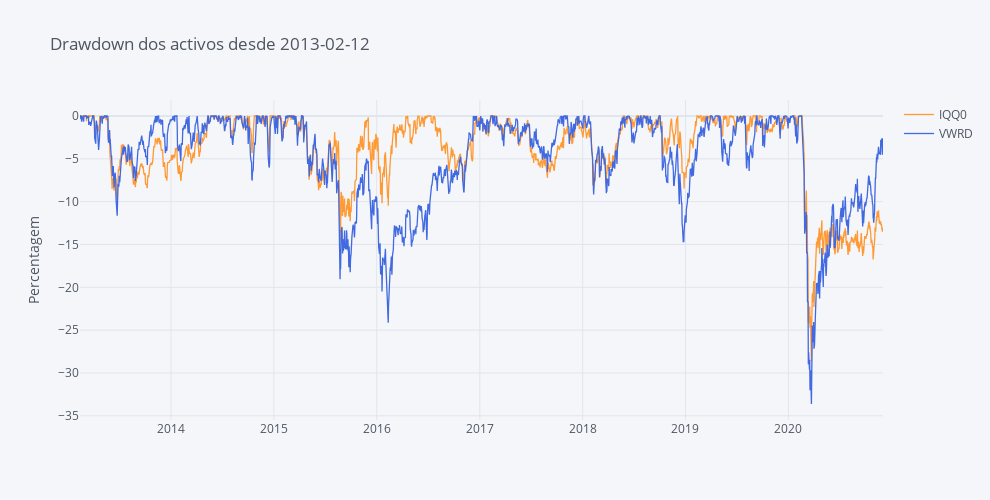

The notebook cell this image was saved under:
### Code cell
#### Computing Drawdowns ####
DD = compute_drawdowns(fundos)

round(DD, 2).iplot(title='Drawdown dos activos desde ' + begin, yTitle='Percentagem', dimensions=(990, 500), colors=Palette)

### Figure 1 — Plotly figure (JSON) as saved in the notebook; plotly's stock layout.template omitted (floating-point values rounded to 4 significant figures; data arrays with more than 128 entries replaced by an {"elided": "..."} marker saying what was removed)
{"data": [{"line": {"color": "rgba(255, 153, 51, 1.0)", "dash": "solid", "shape": "linear", "width": 1.3}, "mode": "lines", "name": "IQQ0", "text": "", "type": "scatter", "x": {"elided": "2073 str values"}, "y": {"elided": "2073 float values"}}, {"line": {"color": "rgba(65, 105, 225, 1.0)", "dash": "solid", "shape": "linear", "width": 1.3}, "mode": "lines", "name": "VWRD", "text": "", "type": "scatter", "x": {"elided": "2073 str values"}, "y": {"elided": "2073 float values"}}], "layout": {"height": 500, "legend": {"bgcolor": "#F5F6F9", "font": {"color": "#4D5663"}}, "paper_bgcolor": "#F5F6F9", "plot_bgcolor": "#F5F6F9", "title": {"font": {"color": "#4D5663"}, "text": "Drawdown dos activos desde 2013-02-12"}, "width": 990, "xaxis": {"autorange": true, "gridcolor": "#E1E5ED", "range": ["2013-02-12", "2020-12-02"], "showgrid": true, "tickfont": {"color": "#4D5663"}, "title": {"font": {"color": "#4D5663"}, "text": ""}, "type": "date", "zerolinecolor": "#E1E5ED"}, "yaxis": {"autorange": true, "gridcolor": "#E1E5ED", "range": [-35.49, 1.868], "showgrid": true, "tickfont": {"color": "#4D5663"}, "title": {"font": {"color": "#4D5663"}, "text": "Percentagem"}, "type": "linear", "zerolinecolor": "#E1E5ED"}}}
